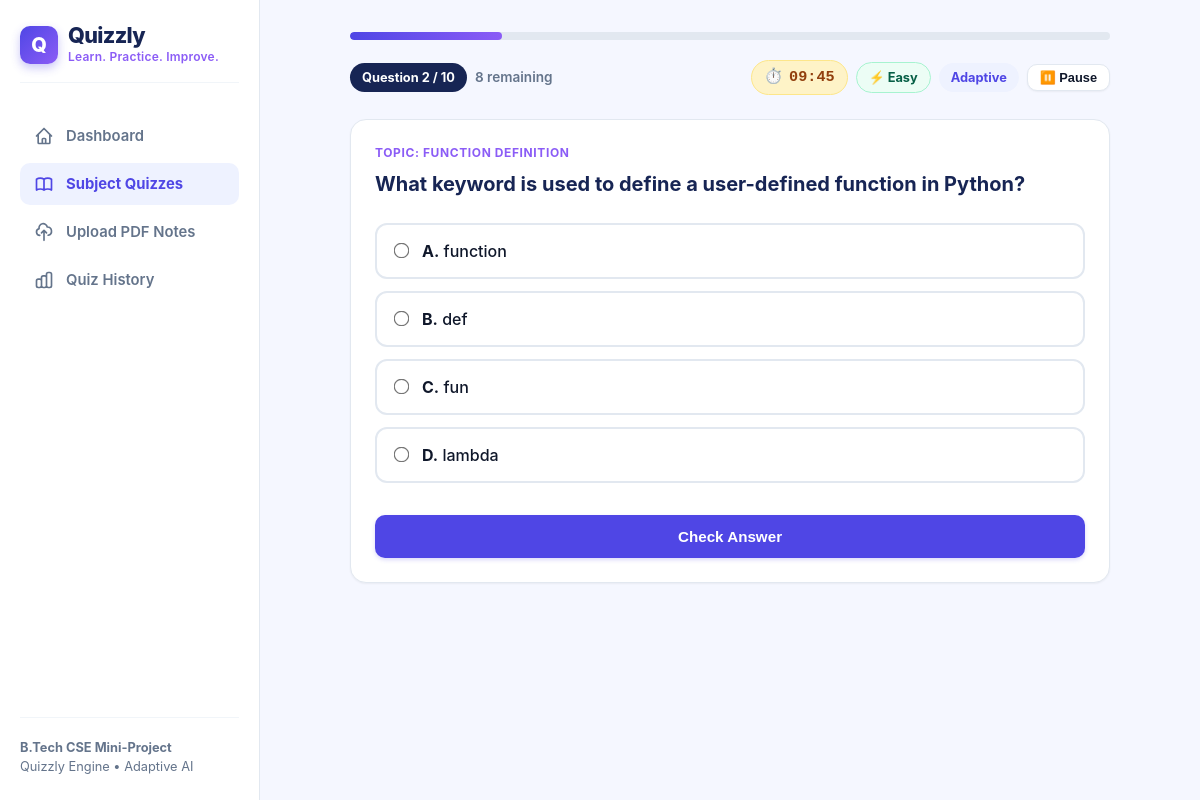
The page /quiz on the database its author committed.
### tables this page shows
CREATE TABLE questions (
        id INTEGER PRIMARY KEY AUTOINCREMENT,
        subject TEXT NOT NULL,
        question TEXT NOT NULL,
        option_a TEXT NOT NULL,
        option_b TEXT NOT NULL,
        option_c TEXT NOT NULL,
        option_d TEXT NOT NULL,
        correct_answer TEXT NOT NULL,
        explanation TEXT NOT NULL,
        difficulty TEXT NOT NULL,
        concept TEXT,
        source_ref TEXT DEFAULT 'Standard Bank',
        is_built_in INTEGER DEFAULT 1,
        created_at TIMESTAMP DEFAULT CURRENT_TIMESTAMP
    );

CREATE TABLE quiz_sessions (
        session_id TEXT PRIMARY KEY,
        subject TEXT NOT NULL,
        pdf_doc_id TEXT,
        mode TEXT NOT NULL,
        is_timed INTEGER DEFAULT 0,
        time_limit_seconds INTEGER DEFAULT 0,
        time_remaining_seconds INTEGER DEFAULT 0,
        total_questions INTEGER NOT NULL,
        current_index INTEGER DEFAULT 0,
        score INTEGER DEFAULT 0,
        status TEXT DEFAULT 'in_progress',
        question_ids_json TEXT NOT NULL,
        current_difficulty TEXT DEFAULT 'Easy',
        created_at TIMESTAMP DEFAULT CURRENT_TIMESTAMP,
        updated_at TIMESTAMP DEFAULT CURRENT_TIMESTAMP,
        FOREIGN KEY (pdf_doc_id) REFERENCES pdf_documents(id) ON DELETE SET NULL
    );

### app.py (the view, shortened to what this page needs)
@app.route("/quiz", methods=["GET", "POST"])
def quiz():
    session_id = session.get("active_session_id")
    if not session_id:
        active = db.get_active_session()
        if active:
            session_id = active["session_id"]
            session["active_session_id"] = session_id
        else:
            flash("No active quiz session found. Please start a quiz.", "warning")
            return redirect(url_for("index"))
    quiz_sess = db.get_session(session_id)
    if not quiz_sess or quiz_sess["status"] == "completed":
        flash("This quiz has been completed.", "info")
        return redirect(url_for("result"))
    if quiz_sess["status"] == "paused":
        db.update_session(session_id, {"status": "in_progress"})
        quiz_sess["status"] = "in_progress"
    total = quiz_sess["total_questions"]
    current_index = quiz_sess["current_index"]
    mode = quiz_sess["mode"]
    if current_index >= total:
        return redirect(url_for("finish_main_quiz"))
    q_ids = quiz_sess["question_ids"]
    current_q_id = q_ids[current_index]
    current_q = get_question(current_q_id)
    if not current_q:
        return redirect(url_for("finish_main_quiz"))
    return render_template(
        "quiz.html",
        quiz_session=quiz_sess,
        question=current_q,
        index=current_index + 1,
        total=total,
        remaining=total - (current_index + 1),
        progress_percent=round(((current_index + 1) / total) * 100, 1),
        difficulty=current_q.get("difficulty", "Medium"),
        mode=mode,
        feedback=session.get("feedback"),
        is_last=(current_index + 1 >= total)
    )

### db.py (called while the page is built)
def get_db(db_path=None):
    path = db_path or DEFAULT_DB_PATH
    os.makedirs(os.path.dirname(path), exist_ok=True)
    conn = sqlite3.connect(path, timeout=10.0)
    conn.row_factory = sqlite3.Row
    conn.execute("PRAGMA journal_mode=WAL;")
    conn.execute("PRAGMA foreign_keys=ON;")
    return conn

def get_question(q_id, db_path=None):
    conn = get_db(db_path)
    cursor = conn.cursor()
    cursor.execute("SELECT * FROM questions WHERE id = ?", (q_id,))
    row = cursor.fetchone()
    conn.close()
    return _row_to_question_dict(row) if row else None

def _row_to_question_dict(row):
    return {
        "id": row["id"],
        "subject": row["subject"],
        "question": row["question"],
        "options": {
            "A": row["option_a"],
            "B": row["option_b"],
            "C": row["option_c"],
            "D": row["option_d"]
        },
        "correct_answer": row["correct_answer"],
        "explanation": row["explanation"],
        "difficulty": row["difficulty"],
        "concept": row["concept"] or "",
        "source_ref": row["source_ref"] or "Standard Bank"
    }

def get_session(session_id, db_path=None):
    conn = get_db(db_path)
    cursor = conn.cursor()
    cursor.execute("SELECT * FROM quiz_sessions WHERE session_id = ?", (session_id,))
    row = cursor.fetchone()
    conn.close()
    if not row:
        return None
    data = dict(row)
    data["question_ids"] = json.loads(data["question_ids_json"])
    return data

def get_active_session(db_path=None):
    conn = get_db(db_path)
    cursor = conn.cursor()
    cursor.execute("""
        SELECT * FROM quiz_sessions
        WHERE status IN ('in_progress', 'paused')
        ORDER BY updated_at DESC LIMIT 1
    """)
    row = cursor.fetchone()
    conn.close()
    if not row:
        return None
    data = dict(row)
    data["question_ids"] = json.loads(data["question_ids_json"])
    return data

### templates/quiz.html (shortened to what this page needs)
{% extends "base.html" %}
{% set active_page = "subjects" if quiz_session.subject != 'pdf' else 'upload' %}
{% block content %}
<div class="quiz-container">
  <div class="progress-bar-wrap">
    <div class="progress-bar-fill" style="width: {{ progress_percent }}%;"></div>
  </div>
  <div class="quiz-header-bar">
    <div style="display: flex; align-items: center; gap: 8px;">
      <span class="badge" style="background: var(--navy); color: #FFFFFF;">Question {{ index }} / {{ total }}</span>
      <span style="font-size: 0.85rem; color: var(--text-muted); font-weight: 600;">{{ remaining }} remaining</span>
    </div>
    <div style="display: flex; align-items: center; gap: 8px;">
      {% if quiz_session.is_timed %}
        <span class="badge badge-timer" id="timer-display">
          ⏱️ <span id="time-left">{{ "%02d:%02d"|format(quiz_session.time_remaining_seconds // 60, quiz_session.time_remaining_seconds % 60) }}</span>
        </span>
      {% endif %}
      {% set diff_lower = difficulty.lower() %}
      <span class="badge {% if diff_lower == 'easy' %}badge-easy{% elif diff_lower == 'medium' %}badge-medium{% else %}badge-hard{% endif %}">
        ⚡ {{ difficulty }}
      </span>
      <span class="badge" style="background: var(--primary-light); color: var(--primary);">
        {{ mode|capitalize }}
      </span>
      <form action="{{ url_for('pause_quiz') }}" method="POST" style="display: inline;" id="pause-form">
        <button type="submit" class="btn btn-secondary" style="padding: 5px 12px; font-size: 0.8rem;" title="Pause and return to dashboard">
          ⏸️ Pause
        </button>
      </form>
    </div>
  </div>
  <div class="card" style="margin-bottom: 1.5rem;">
    {% if question.concept %}
      <div style="font-size: 0.75rem; color: var(--violet); font-weight: 700; text-transform: uppercase; letter-spacing: 0.05em; margin-bottom: 8px;">
        Topic: {{ question.concept }}
      </div>
    {% endif %}
    <h2 style="font-size: 1.25rem; font-weight: 700; line-height: 1.45; color: var(--navy); margin-bottom: 1.5rem;">
      {{ question.question }}
    </h2>
    <form action="{{ url_for('quiz') }}" method="POST" id="quiz-form">
      {% for key in ['A', 'B', 'C', 'D'] %}
        {% set text = question.options[key] %}
        {% set card_state = "" %}
        {% if feedback %}
          {% if key == feedback.correct_key %}
            {% set card_state = "correct" %}
          {% elif key == feedback.selected_key and not feedback.is_correct %}
            {% set card_state = "incorrect" %}
          {% endif %}
        {% endif %}
        <label class="option-card {{ card_state }} {% if feedback %}locked{% endif %}">
          <input
            type="radio"
            name="option"
            value="{{ key }}"
            required
          >
          <span><strong>{{ key }}.</strong> {{ text }}</span>
        </label>
      {% endfor %}
      {% if feedback %}
        <div class="feedback-box {% if feedback.is_correct %}correct{% else %}incorrect{% endif %}">
          <h3 style="font-size: 1.05rem; margin-bottom: 4px;">
            {% if feedback.is_correct %}🎉 Correct! Excellent job!{% else %}❌ Incorrect{% endif %}
          </h3>
          {% if not feedback.is_correct %}
            <p style="font-size: 0.9rem; margin-bottom: 4px;">
              <strong>Correct Answer:</strong> {{ feedback.correct_key }}. {{ feedback.correct_text }}
            </p>
          {% endif %}
          <p style="font-size: 0.875rem; margin-top: 4px;">
            💡 <strong>Explanation:</strong> {{ feedback.explanation }}
          </p>
        </div>
        <button type="submit" name="action" value="next" class="btn" style="width: 100%; margin-top: 1.25rem; padding: 13px;">
          {% if is_last %}
            Complete Assessment ➔
          {% else %}
            Continue to Next Question ➔
          {% endif %}
        </button>
      {% else %}
        <button type="submit" name="action" value="check" class="btn" style="width: 100%; margin-top: 1.25rem; padding: 13px;">
          Check Answer
        </button>
      {% endif %}
    </form>
  </div>
</div>
{% endblock %}

### static/css/quizzly.css (style rules this page uses)
:root { --primary: #4F46E5; --primary-hover: #4338CA; --primary-light: #EEF2FF; --primary-border: #C7D2FE; --violet: #8B5CF6; --violet-light: #F5F3FF; --navy: #172554; --navy-light: #1E293B; --bg-main: #F5F7FF; --card-bg: #FFFFFF; --text-main: #0F172A; --text-muted: #64748B; --border-color: #E2E8F0; --border-light: #F1F5F9; --success: #10B981; --success-bg: #ECFDF5; --success-border: #A7F3D0; --success-text: #065F46; --warning: #F59E0B; --warning-bg: #FFFBEB; --warning-border: #FDE68A; --warning-text: #92400E; --error: #EF4444; --error-bg: #FEF2F2; --error-border: #FECACA; --error-text: #991B1B; --shadow-sm: 0 1px 2px 0 rgba(0, 0, 0, 0.05); --shadow-md: 0 4px 6px -1px rgba(79, 70, 229, 0.07), 0 2px 4px -2px rgba(0, 0, 0, 0.05); --shadow-lg: 0 10px 15px -3px rgba(79, 70, 229, 0.08), 0 4px 6px -4px rgba(0, 0, 0, 0.04); --radius: 12px; --radius-lg: 16px; }
* { box-sizing: border-box; margin: 0; padding: 0; }
body { font-family: 'Inter', -apple-system, BlinkMacSystemFont, 'Segoe UI', Roboto, sans-serif; background-color: var(--bg-main); color: var(--text-main); line-height: 1.5; min-height: 100vh; display: flex; }
.card { background: var(--card-bg); border-radius: var(--radius-lg); border: 1px solid var(--border-color); box-shadow: var(--shadow-sm); padding: 1.5rem; margin-bottom: 1.5rem; transition: box-shadow 0.2s ease, border-color 0.2s ease; }
.btn { display: inline-flex; align-items: center; justify-content: center; gap: 8px; padding: 10px 18px; background-color: var(--primary); color: #FFFFFF; border: none; border-radius: 10px; font-size: 0.95rem; font-weight: 600; cursor: pointer; text-decoration: none; transition: all 0.2s ease; box-shadow: 0 2px 4px rgba(79, 70, 229, 0.2); }
.btn-secondary { background-color: #FFFFFF; color: var(--text-main); border: 1px solid var(--border-color); box-shadow: var(--shadow-sm); }
.quiz-container { max-width: 760px; margin: 0 auto; }
.progress-bar-wrap { width: 100%; height: 8px; background-color: #E2E8F0; border-radius: 999px; overflow: hidden; margin-bottom: 1.25rem; }
.progress-bar-fill { height: 100%; background: linear-gradient(90deg, var(--primary) 0%, var(--violet) 100%); border-radius: 999px; transition: width 0.3s ease; }
.quiz-header-bar { display: flex; justify-content: space-between; align-items: center; margin-bottom: 1.5rem; flex-wrap: wrap; gap: 10px; }
.badge { display: inline-flex; align-items: center; gap: 6px; padding: 5px 12px; border-radius: 20px; font-size: 0.8rem; font-weight: 700; }
.badge-easy { background: var(--success-bg); color: var(--success-text); border: 1px solid var(--success-border); }
.badge-timer { background: #FEF3C7; color: #92400E; border: 1px solid #FDE68A; font-family: monospace; font-size: 0.95rem; }
.option-card { display: flex; align-items: center; background: #FFFFFF; border: 2px solid var(--border-color); padding: 14px 18px; border-radius: var(--radius); margin-bottom: 12px; cursor: pointer; transition: all 0.2s ease; font-weight: 500; }
.option-card input[type="radio"] { margin-right: 14px; accent-color: var(--primary); transform: scale(1.2); }

### rows shown on the page
questions: difficulty "Easy", concept "FUNCTION DEFINITION", question "What keyword is used to define a user-defined function in Python?", option_a "function" "def" "fun" "lambda"
quiz_sessions: mode "Adaptive"

### other values the page prints
{{ index }} "2"
{{ total }} "10"
{{ remaining }} "8"
{{ key }} "A" "B" "C" "D"
